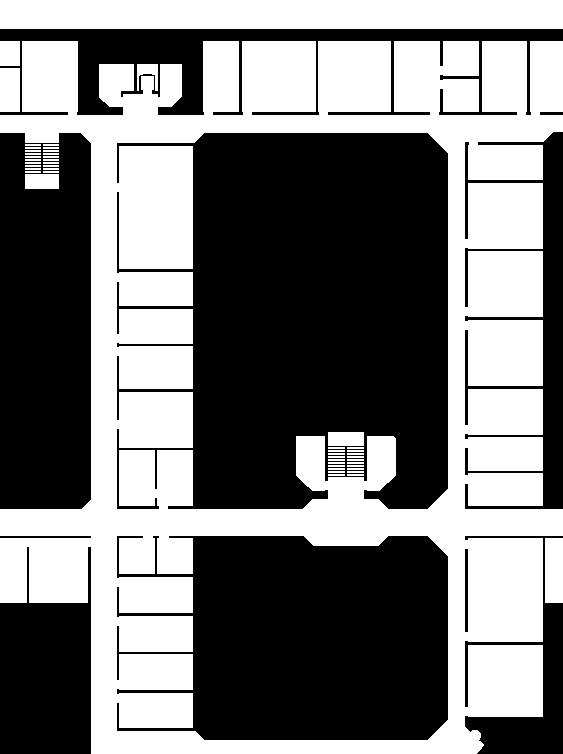
#> input picture trabalho/workload/long_run/map.png, 563 x 754 px
$ python EKF.py
#> lines starting #> are read from the running program, lines starting #| are printed output that depends on the picture; after the words box and inside, x2 and y2 are one past the last pixel; in counts of white or black regions, pixels touching at a corner belong together
"""
Extended Kalman Filter for Robot Localization

This implementation uses an EKF to estimate the robot's pose (x, y, theta)
by fusing differential odometry measurements and laser range measurements.
"""

import numpy as np
import matplotlib.pyplot as plt
from matplotlib.image import imread
import json
from scipy.ndimage import distance_transform_edt


class ExtendedKalmanFilter:
    def __init__(self, map_file='map.png', map_info_file='map_info.json', config=None):
        """
        Initialize the Extended Kalman Filter.

        Args:
            map_file: Path to the map image
            map_info_file: Path to map metadata JSON
            config: Dictionary with tunable parameters
        """
#> called with map_file = 'map.png', map_info_file = 'map_info.json'
        # State: [x, y, theta]
        self.state = np.zeros(3)
        self.covariance = np.eye(3)

        # Load map
        with open(map_info_file, 'r') as f:
#> (reads trabalho/map_info.json from the repository)
            self.map_info = json.load(f)

        self.map_image = imread(map_file)
#> self.map_image: shape (754, 563) float32; values 0 (black) and 1 (white), 47.6% white; 48 white regions, largest, box (x1, y1, x2, y2) and area: (0, 41, 563, 754) 180407, (0, 0, 563, 29) 16327, (545, 538, 563, 603) 1170
        # Convert to binary occupancy grid
        if len(self.map_image.shape) == 3:
            self.map_image = np.mean(self.map_image, axis=2)
        self.occupancy_grid = (self.map_image > 0.5).astype(float)

        # Compute distance transform
        self.distance_transform = distance_transform_edt(self.occupancy_grid)
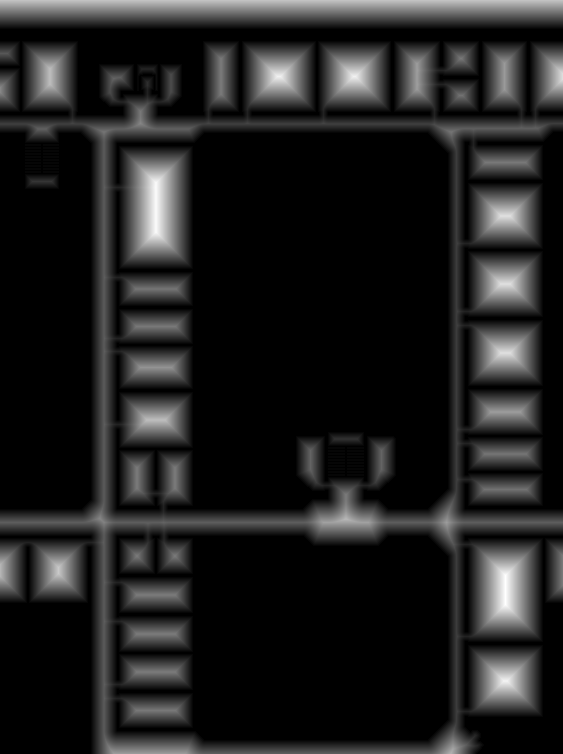
#> self.distance_transform: shape (754, 563) float64; min 0, max 38, mean 4.6; drawn with min black and max white

        # Map parameters
        self.resolution = self.map_info['resolution']
        self.xlimits = self.map_info['xlimits']
        self.ylimits = self.map_info['ylimits']
        self.nrow = self.map_info['nrow']
        self.ncol = self.map_info['ncol']

        # Laser parameters
        self.num_laser_readings = 361
        self.laser_angles = np.linspace(0, 2*np.pi, self.num_laser_readings)
        self.max_laser_range = 8.183

        # Process noise covariance (odometry uncertainty) - tunable
        if config and 'Q_x' in config:
            self.Q = np.diag([config['Q_x'], config['Q_y'], config['Q_theta']])**2
        else:
            self.Q = np.diag([0.01, 0.01, 0.005])**2

        # Measurement noise covariance (laser uncertainty) - tunable
        if config and 'R_laser' in config:
            self.R_laser = config['R_laser']**2
        else:
            self.R_laser = 0.05**2  # per laser reading

        # Use subset of laser beams for efficiency - tunable
        if config and 'laser_beam_skip' in config:
            self.laser_indices = np.arange(0, self.num_laser_readings, config['laser_beam_skip'])
        else:
            self.laser_indices = np.arange(0, self.num_laser_readings, 15)  # Every 15th beam

    # [154 lines left out: functions initialize, world_to_map, ray_cast, predict, compute_measurement_jacobian, update, not called in this run]

    @staticmethod
    def load_from_csv(filename):
        """Load data from CSV file."""
        return np.genfromtxt(filename, delimiter=',')

    def run_filter(self, odo_diff_file='odo_diff.csv', laser_file='laser.csv',
                   initial_state=None, initial_covariance=None):
        """
        Run the EKF on the entire dataset.

        Args:
            odo_diff_file: Path to differential odometry CSV
            laser_file: Path to laser scan CSV
            initial_state: Initial [x, y, theta] or None to use map_info
            initial_covariance: Initial 3x3 covariance or None for default

        Returns:
            Nx3 array of estimated poses [x, y, theta]
        """
        # Load data
        odo_diff_data = self.load_from_csv(odo_diff_file)
        laser_data = self.load_from_csv(laser_file)

        n_steps = len(odo_diff_data)
        estimates = np.zeros((n_steps, 3))
        covariances = np.zeros((n_steps, 3, 3))

        # Initialize
        if initial_state is None:
            initial_state = np.array(self.map_info['initial_pose'])
        if initial_covariance is None:
            initial_covariance = np.diag([0.1, 0.1, 0.05])**2

        self.initialize(initial_state, initial_covariance)
        estimates[0] = initial_state
        covariances[0] = initial_covariance

        print(f"Running Extended Kalman Filter...")

        # Process each timestep
        for t in range(1, n_steps):
            if t % 500 == 0:
                print(f"  Processing step {t}/{n_steps}")

            # Predict
            self.predict(odo_diff_data[t])

            # Update with laser measurement
            self.update(laser_data[t])

            # Store estimate
            estimates[t] = self.state.copy()
            covariances[t] = self.covariance.copy()

        print("Extended Kalman Filter complete!")
        return estimates, covariances


if __name__ == '__main__':
    # Run the EKF
    ekf = ExtendedKalmanFilter()

    # Get initial pose from map info
    with open('map_info.json', 'r') as f:
        map_info = json.load(f)
    initial_state = np.array(map_info['initial_pose'])

    # Run filter
#> (the run stopped early here; a loop or call above may not have finished)
